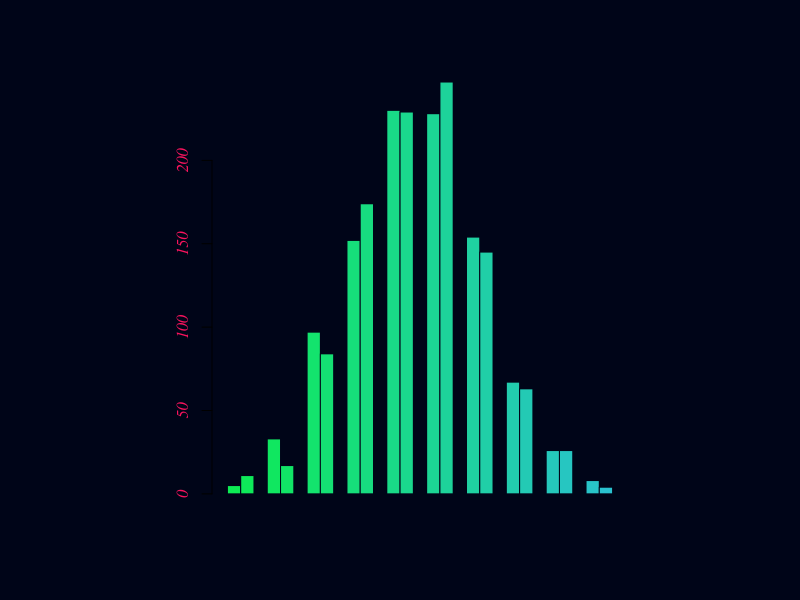
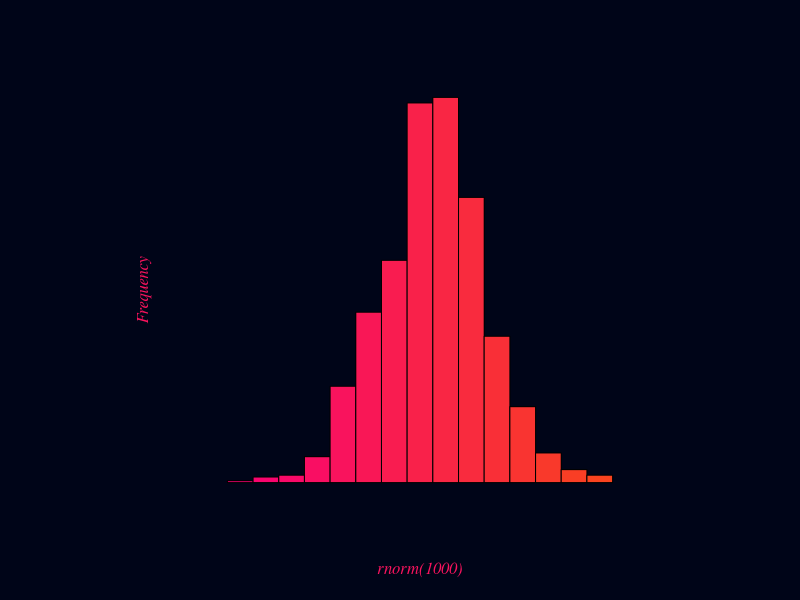
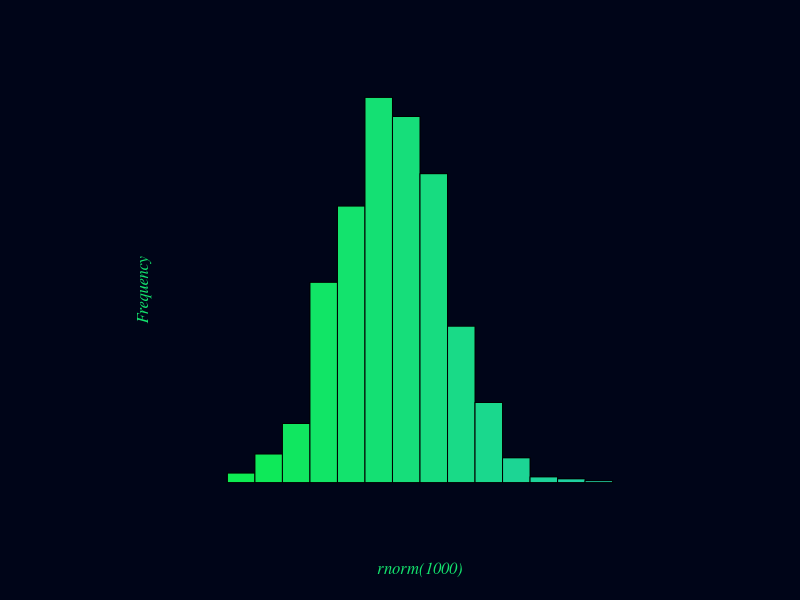
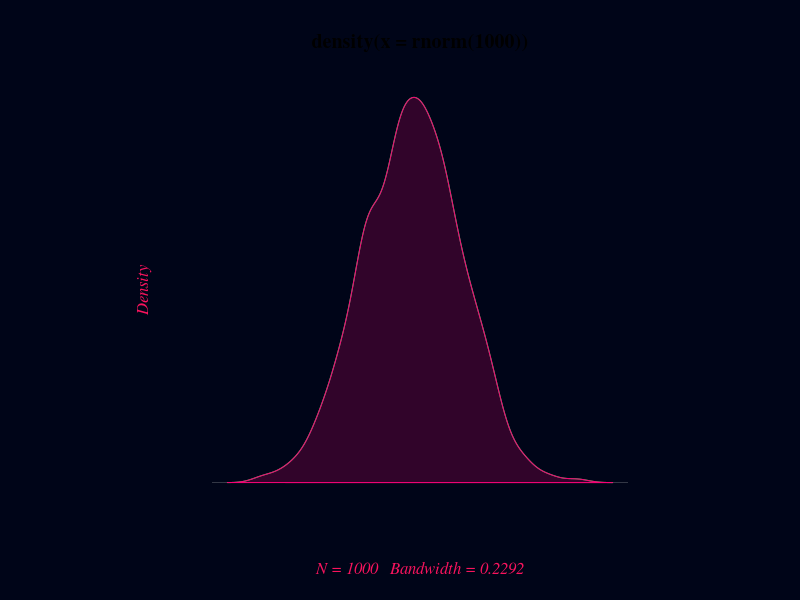

These charts were generated, in order, by the following R code: (Note: this script raises an error after producing the figures.)
p <- colorRampPalette(c('#0dec53','#2ac2cf'))(20)
m <- colorRampPalette(c('#f90076','#f95b00'))(20)
b <- '#000518'



A <- 
  matrix(
    c(
      x <- table(cut(rnorm(1000), breaks = 10)),
      y <- table(cut(rnorm(1000), breaks = 10))
    ),
    ncol = 2,
    byrow = FALSE
  )

par(bg = b, pty = 's', font.axis = 3, font.lab = 3, family = 'serif', col.axis = m[5], col.lab = m[5])
barplot(t(A), beside = TRUE, col = c(p,m), border = FALSE, horiz = FALSE)

par(mfrow = c(1,1))
hist(rnorm(1000), col = m, col.lab = m[5], axes = F, main = '')
hist(rnorm(1000), col = p, col.lab = p[5], axes = F, main = '')

#
x <- density(rnorm(1000))
plot(x, col = p, axes = FALSE)
polygon(x, col = paste0(m,33), border = m)

#
par(bg = b, pty = 's', font.axis = 3, font.lab = 3, family = 'serif', col.axis = p[5], col.lab = p[5])
x <- rexp(20)
plot(x, type = 'l', col = paste0(p,0), pch = 16, axes= FALSE)
lines(smooth.spline(x, df = 15), col = p)

arrows(x0 = seq(1,20,1), x1 = seq(1,20,1),
       y0 = rep(0,20), y1 = x,
       code = 3, col = paste0(p,53), length = 0)
points(x, col = p)
abline(h = 0, col = paste0(p,33))


